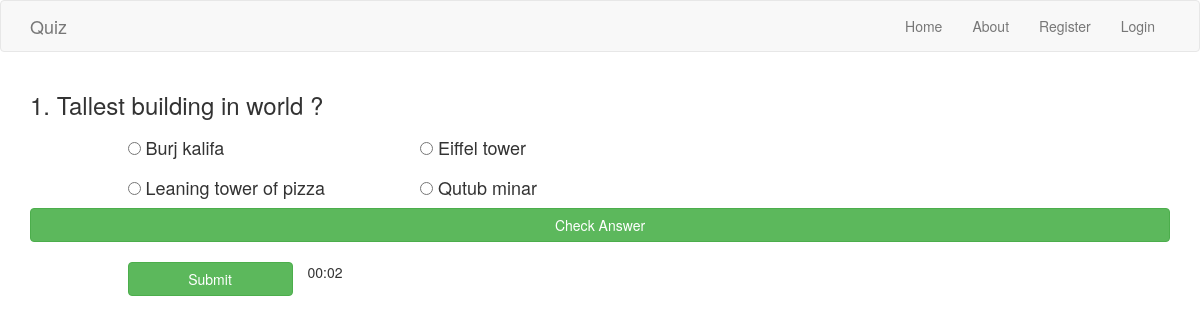
Screenshot of /quiz/5 with the database file from the repository.
### quiz/models.py (models this page shows, shortened)
class Questions(models.Model):
    question = models.CharField(max_length = 250)
    optiona = models.CharField(max_length = 100)
    optionb = models.CharField(max_length = 100)
    optionc = models.CharField(max_length = 100)
    optiond = models.CharField(max_length = 100)
    answer = models.CharField(max_length = 100)
    catagory=models.ForeignKey(Catagory,on_delete=models.CASCADE)
    class Meta:
        ordering = ('-catagory',)

### quiz/views.py (the view)
# urls.py: url(r'^(?P<choice>[\w]+)', views.questions, name = 'questions'),
def questions(request , choice):
    print(choice)
    ques = Questions.objects.filter(catagory__exact = choice)
    return render(request,
        'quiz/questions.html',
        {'ques':ques})

### quiz/templates/quiz/questions.html (shortened to what this page needs)
{% extends "base.html" %}
{% block content%}
<form action="./quiz/questions" method="post">
  {% for que in ques %}
 <div class="row">
    <div class="col-md-10">
      <h3>{{ forloop.counter }}. {{ que.question }}</h3>
    </div>
  </div>
  <div class="row">
    <div class="col-md-1"></div>
    <div class="col-md-3">
      <h4>
      <input id="my{{forloop.counter}}1" type="radio" name="qn{{ que.id }}" value="{{ que.optiona }}">
      {{ que.optiona }}
    </h4>
    </div>
    <div class="col-md-3">
      <h4>
      <input id="my{{forloop.counter}}2" type="radio" name="qn{{ que.id }}" value="{{ que.optionb }}">
      {{ que.optionb }}
    </h4>
    </div>
  </div>
  <div class="row">
    <div class="col-md-1"></div>
    <div class="col-md-3">
      <h4>
      <input id="my{{forloop.counter}}3" type="radio" name="qn{{ que.id }}" value="{{ que.optionc }}">
      {{ que.optionc }}
    </h4>
    </div>
    <div class="col-md-3">
      <h4>
      <input id="my{{forloop.counter}}4" class="form_control" type="radio" name="qn{{ que.id }}" value="{{ que.optiond }}">
      {{ que.optiond }}
    </h4>
    </div>
  </div>
  <button type="button" id="sub{{forloop.counter}}" class="btn btn-block btn-success btn-md" onclick=MyAnswer({{forloop.counter}},qn{{que.id}}) >Check Answer</button>
  {% endfor %}
  <br>
    <div class="row">
      <div class="col-md-1">
       </div>
        <span id="minutes"></span>:<span id="seconds"></span>
          <div class="col-xs-2">
        <button type="button"  class="btn btn-block btn-success btn-md" onclick= mySubmit() > Submit </button>
    </div>
  </div>
</form>
{% endblock %}

### quiz/static/mystyle.css (style rules this page uses)
html { position: relative; min-height: 100%; }
body { margin-bottom: 50px; }

### rows the page displays
Questions: question "Tallest building in world ?", optiona "Burj kalifa", optionb "Eiffel tower", optionc "Leaning tower of pizza", optiond "Qutub minar"
